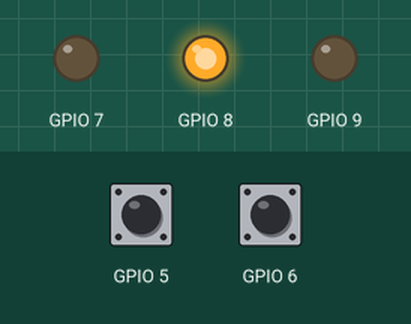
This program was run on a simulated ESP32 board running MicroPython. Shown: output pins drawn as LEDs (lit = HIGH). Dashed ring = blinking. Inputs (shaded band) come from the test bench; at power-on: GPIO 5 HIGH, GPIO 6 LOW. What the program prints to the serial console is not drawn.

Above: at 1.2 s.
1.3 s: GPIO 5 pulled LOW for 0.15 s
At 1.7 s:
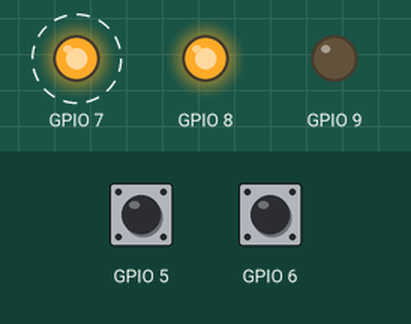
4.4 s: GPIO 6 pulled HIGH for 3.2 s
At 4.52 s:
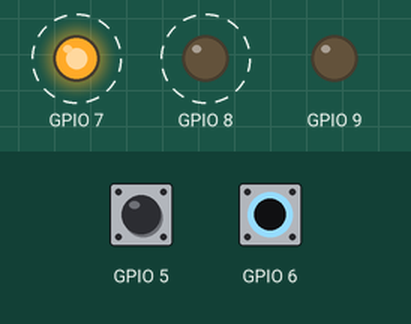
9.1 s: GPIO 5 pulled LOW for 1 s
At 10.1 s:
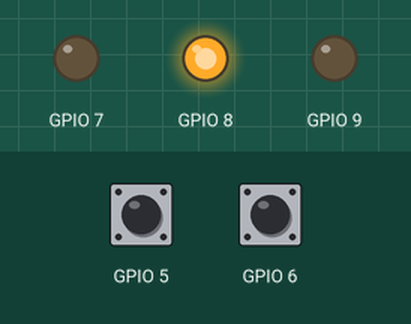
11.6 s: GPIO 5 pulled LOW for 3.2 s
At 12.0 s:
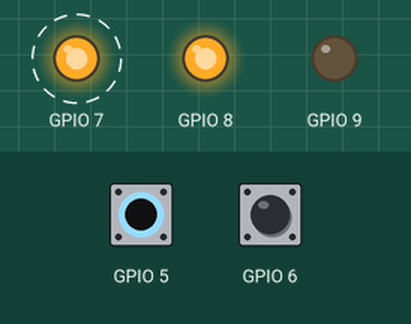
Timing chart, 0 to 17.3 s (numbered marks = the images above; inputs shaded):
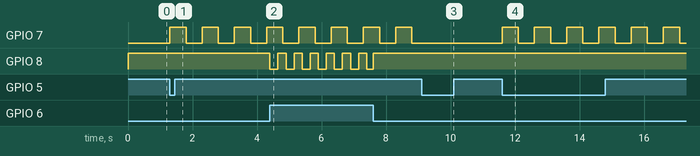

Measured:
- after the input at 1.3 s, GPIO 7: alternates HIGH for 0.50 s and LOW for 0.50 s, starting at once
- after the input at 4.4 s, GPIO 8: alternates HIGH for 0.25 s and LOW for 0.25 s, 14 changes in all, then stays HIGH, starting at once
- after the input at 9.1 s, GPIO 7: stops changing and stays LOW
- after the input at 11.6 s, GPIO 7: alternates HIGH for 0.50 s and LOW for 0.50 s, starting at once

The program:

8_2_interrupt_buttons_control_led_blinks.py
```python
from machine import Pin, Timer
import time
import pinno

# 핀 설정
BUTTON_1_PIN = pinno.L3_IN
BUTTON_2_PIN = pinno.L4_IN
LED_1_PIN = pinno.L5_IN
LED_2_PIN = pinno.L6_IN

# LED 상태 값 설정
LED_1_ON_VALUE = 1
LED_1_OFF_VALUE = not LED_1_ON_VALUE
LED_2_ON_VALUE = 0
LED_2_OFF_VALUE = not LED_2_ON_VALUE

# LED 핀 설정
led_1 = Pin(LED_1_PIN, Pin.OUT)
led_2 = Pin(LED_2_PIN, Pin.OUT)

# 버튼 핀 설정
button_1 = Pin(BUTTON_1_PIN, Pin.IN, Pin.PULL_UP)
button_2 = Pin(BUTTON_2_PIN, Pin.IN, Pin.PULL_DOWN)

# 변수 설정
LED_1_blink_active = False
LED_1_timer = Timer(0)
LED_2_timer = Timer(1)

# LED_1 토글 함수 (0.5초 간격)
def led_1_blink(timer):
    led_1.value(not led_1.value())

# LED_2 토글 함수 (0.25초 간격)
def led_2_blink(timer):
    led_2.value(not led_2.value())

# 버튼_1 눌렀을 때 모드 변경
def button_1_mode_change(pin):
    global LED_1_blink_active
    LED_1_blink_active = not LED_1_blink_active

    if LED_1_blink_active:
        led_1.value(LED_1_ON_VALUE)  # LED_1 켜기
        # 0.5초 간격으로 LED_1 점멸
        LED_1_timer.init(period=500, mode=Timer.PERIODIC, callback=led_1_blink)
    else:
        # LED_1 타이머 해제 및 LED_1 끔
        LED_1_timer.deinit()
        led_1.value(LED_1_OFF_VALUE)

    # 디바운스 처리 (IRQ 해제 후 300ms 대기)
    button_1.irq(handler=None)  # IRQ 해제
    time.sleep_ms(300)         # 300ms 대기
    button_1.irq(trigger=Pin.IRQ_FALLING, handler=button_1_mode_change)  # IRQ 다시 설정

# 버튼_2 눌렀을 때 LED_2 점멸 제어
def button_2_blink_or_not(pin):
    if button_2.value() == 1:  # 버튼_2가 눌린 상태
        led_2.value(LED_2_ON_VALUE)  # LED_2 켜기
        LED_2_timer.init(period=250, mode=Timer.PERIODIC, callback=led_2_blink)  # 0.25초 간격 LED_2 점멸
    else:  # 버튼_2가 해제된 상태
        LED_2_timer.deinit()
        led_2.value(LED_2_OFF_VALUE)  # LED_2 끔

# IRQ 설정
button_1.irq(trigger=Pin.IRQ_FALLING, handler=button_1_mode_change)
button_2.irq(trigger=Pin.IRQ_RISING | Pin.IRQ_FALLING, handler=button_2_blink_or_not)

# 프로그램 시작 메시지 출력 및 LED 초기화
print("버튼_1과 버튼_2를 각각 눌러서 두 LED의 점멸을 확인하셔요")
led_1.value(LED_1_OFF_VALUE)
led_2.value(LED_2_OFF_VALUE)

# 메인 루프
while True:
    pass

# 버튼_1은 LED_1의 점멸을 토글함.버튼_2를 누르는 동안 LED_2 점멸함.
```

pinno.py
```python
# s3minipinno.py --> 개발보드 \lib\pinno.py

# 내장 핀
BUILTIN_RGB = 47
BUILTIN_BTN = 0

# 외부핀 사용
R1 = TX = 43
R2 = RX = 44
R3 = D1 = SCL = RELAY = 36
R4 = D2 = SDA = DS18B20 = WS2812B = 35
R5 = D3 = PIR = BTN = 18
R6 = D4 = DHT = DHT11 = DHT22 = 16

L2 = A0 = POTENTIOMETER = 2
L3 = D0 = BUTTON_1 = 4
L4 = D5 = SCK  = BUTTON_2 = 12
L5 = D6 = MISO = LED_1 = 13
L6 = D7 = MOSI = LED_2 = 11
L7 = D8 = CS   = BUZZER = 10

# 내부핀 사용
R1_IN = TX_IN = 33
R2_IN = RX_IN = 37
R3_IN = D1_IN = SDA_IN = RELAY_IN = 38
R4_IN = D2_IN = SCL_IN = DS18B20_IN = WS2812B_IN = 34
R5_IN = D3_IN = PIR_IN = BTN_IN = 21
R6_IN = D4_IN = DHT_IN = DHT11_IN = DHT22_IN = 17

L1_IN         = 1
L2_IN = A0_IN = POTENTIOMETER_IN = 3
L3_IN = D0_IN = BUTTON_1_IN = 5
L4_IN = D5_IN = BUTTON_2_IN = 6
L5_IN = D6_IN = LED_1_IN = 7
L6_IN = D7_IN = LED_2_IN = 8
L7_IN = D8_IN = BUZZER_IN = 9

from machine import Pin
import time

# 1. 부저 핀 객체 생성 (출력 모드)
buzzer = Pin(BUZZER_IN, Pin.OUT)

def buzz(on_time_ms: int, off_time_ms: int = 0):
    """
    부저를 켜고(on_time_ms) 끕니다(off_time_ms).
    off_time_ms를 생략하면 켜기만 합니다.
    """
    buzzer.value(1)               # 부저 on
    time.sleep_ms(on_time_ms)     # 지정된 시간(ms) 대기
    buzzer.value(0)               # 부저 off
    if off_time_ms > 0:
        time.sleep_ms(off_time_ms)

# 2. 메인 루프: 500ms 울리고 500ms 쉬기 반복
if __name__ == "__main__":
    while True:
        buzz(500, 500)
```
